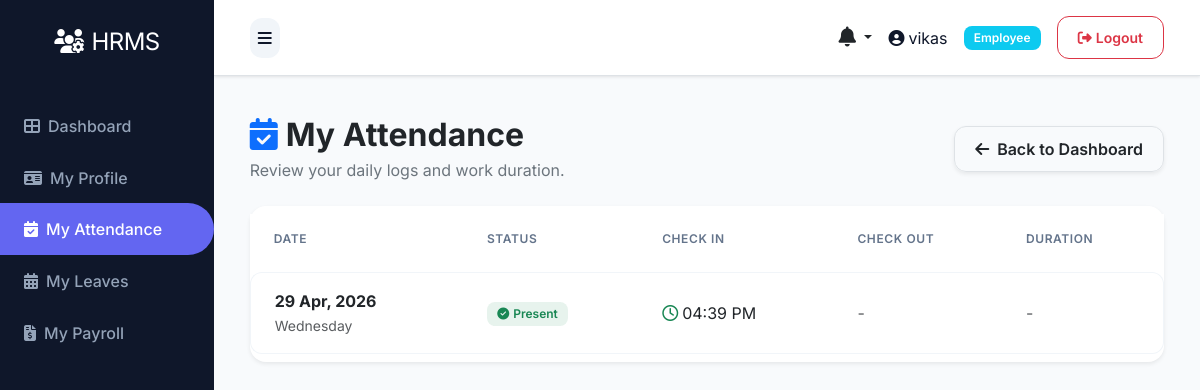
Before: /user/attendance (signed in) with the older database file.
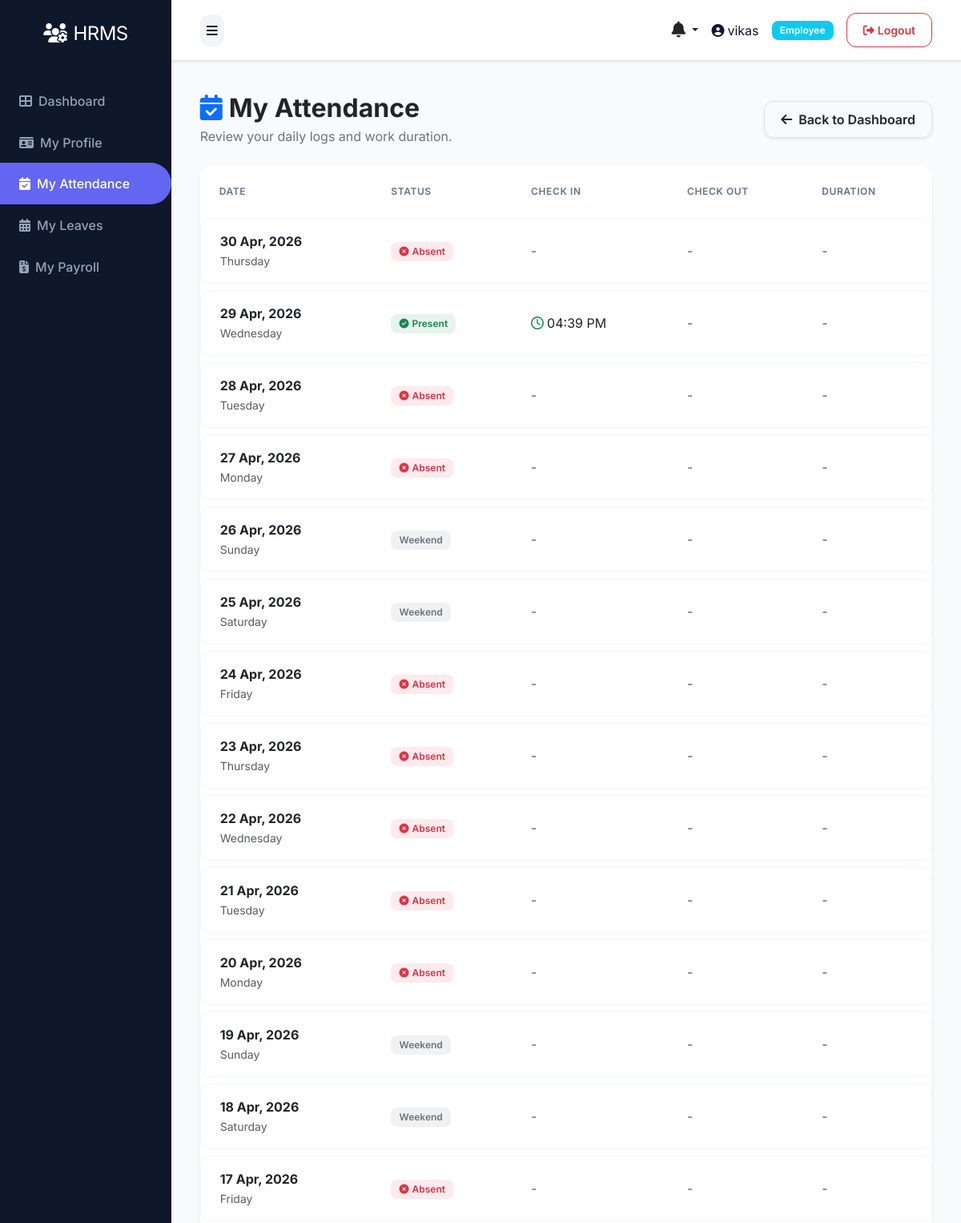
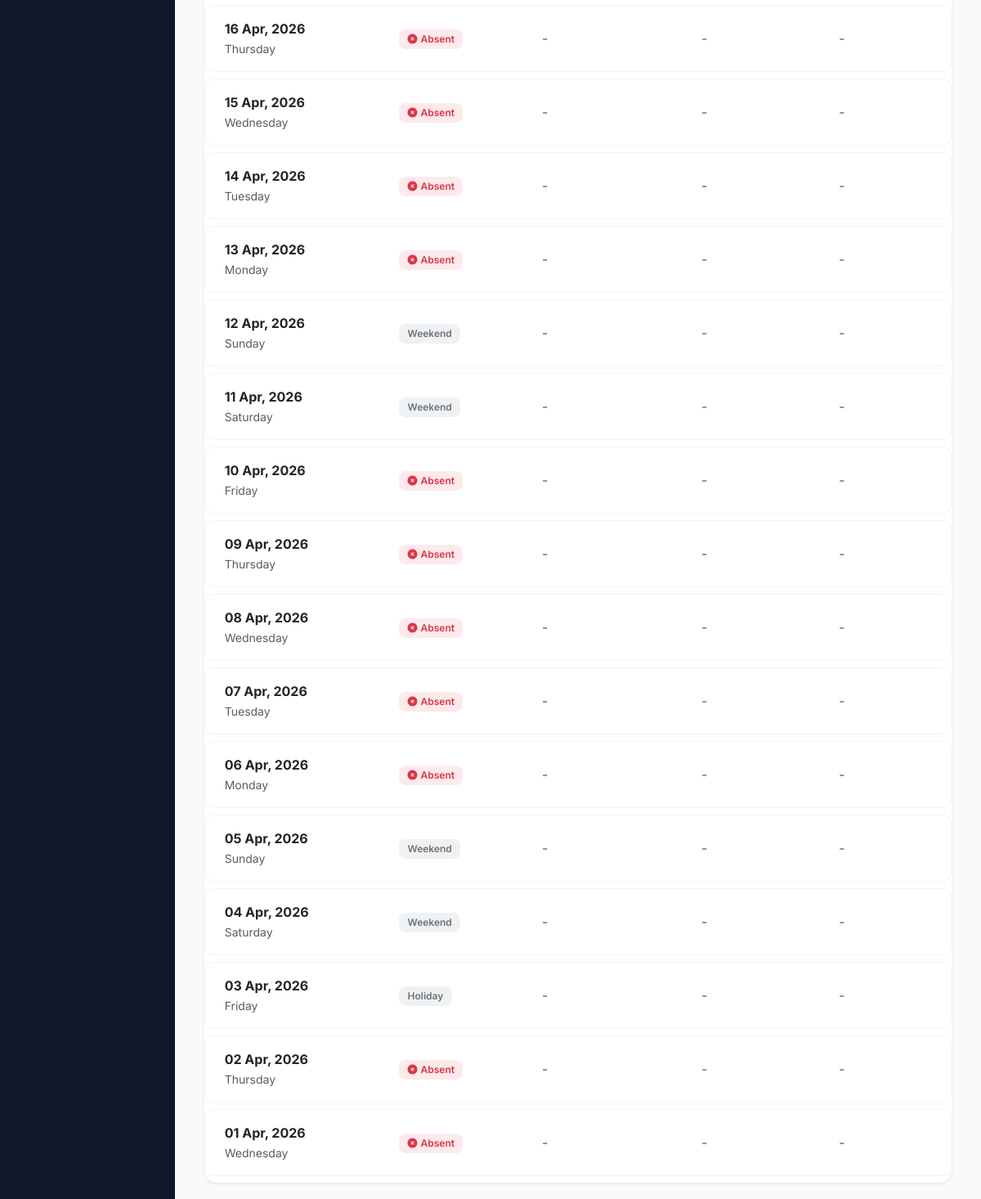
After: the same page with the newer database file (2 pictures, top to bottom).
### models.py (models this page shows)
class Attendance(db.Model):
    __tablename__ = 'attendances'
    id = db.Column(db.Integer, primary_key=True)
    employee_id = db.Column(db.Integer, db.ForeignKey('employees.id'), nullable=False)
    date = db.Column(db.Date, nullable=False)
    time_in = db.Column(db.Time)
    time_out = db.Column(db.Time)
    status = db.Column(db.String(20))  # present, absent, holiday, weekend
    description = db.Column(db.Text)  # For holiday name or other notes
    created_at = db.Column(db.DateTime, default=datetime.utcnow)
    updated_at = db.Column(db.DateTime, default=datetime.utcnow, onupdate=datetime.utcnow)

### routes/user.py (the view)
@bp.route('/attendance')
@login_required
def attendance_list():
    try:
        employee = Employee.query.filter_by(email=current_user.email).first()
    except Exception:
        employee = None
    attendances = []
    if employee:
        attendances = Attendance.query.filter_by(employee_id=employee.id).order_by(Attendance.date.desc()).all()
    return render_template('admin/user/attendance.html', attendances=attendances, employee=employee)

### app.py (called while the page is built)
@app.context_processor
def inject_now():
    return {'datetime': datetime}

@login_manager.user_loader
def load_user(user_id):
    try:
        return db.session.get(User, int(user_id))
    except Exception as e:
        app.logger.error(f'Error loading user {user_id}: {str(e)}')
        return None

@app.context_processor
def inject_user():
    pending_leaves = 0
    unread_notifications_count = 0
    recent_notifications = []
    try:
        if current_user.is_authenticated:
            if getattr(current_user, 'role', None) and current_user.role.name in ['superadmin', 'hr']:
                from models import Leave
                pending_leaves = Leave.query.filter_by(status='pending').count()
            unread_notifications_count = Notification.query.filter_by(user_id=current_user.id, is_read=False).count()
            recent_notifications = Notification.query.filter_by(user_id=current_user.id).order_by(Notification.created_at.desc()).limit(5).all()
    except Exception:
        pass
    return dict(current_user=current_user, pending_leaves=pending_leaves, unread_notifications_count=unread_notifications_count, recent_notifications=recent_notifications)

### templates/admin/user/attendance.html (shortened to what the changed rows need)
{% extends 'base.html' %}
{% block content %}
<div class="container-fluid animate-fade-in">
    <div class="row mb-4 align-items-center">
        <div class="col-md-6">
            <h2 class="fw-bold text-dark mb-1"><i class="fas fa-calendar-check text-primary me-2"></i>My Attendance</h2>
        </div>
    </div>
    <div class="card border-0 shadow-sm">
        <div class="card-body p-0">
            <div class="table-responsive">
                <table class="table table-hover align-middle mb-0">
                    <thead class="bg-light">
                        <tr>
                            <th class="ps-4">Date</th>
                            <th>Status</th>
                            <th>Check In</th>
                            <th>Check Out</th>
                            <th>Duration</th>
                        </tr>
                    </thead>
                    <tbody>
                        {% if attendances %}
                            {% for a in attendances %}
                            <tr>
                                <td class="ps-4">
                                    <div class="fw-bold text-dark">{{ a.date.strftime('%d %b, %Y') }}</div>
                                    <small class="text-muted">{{ a.date.strftime('%A') }}</small>
                                </td>
                                <td>
                                    {% if a.status == 'present' %}
                                        <span class="badge bg-success bg-opacity-10 text-success">
                                            <i class="fas fa-check-circle me-1"></i>Present
                                        </span>
                                    {% elif a.status == 'absent' %}
                                        <span class="badge bg-danger bg-opacity-10 text-danger">
                                            <i class="fas fa-times-circle me-1"></i>Absent
                                        </span>
                                    {% elif a.status == 'leave' %}
                                        <span class="badge bg-info bg-opacity-10 text-info">
                                            <i class="fas fa-calendar-alt me-1"></i>On Leave
                                        </span>
                                    {% else %}
                                        <span class="badge bg-secondary bg-opacity-10 text-secondary">
                                            {{ a.status|title }}
                                        </span>
                                    {% endif %}
                                </td>
                                <td>
                                    {% if a.time_in %}
                                        <span class="text-dark"><i class="far fa-clock text-success me-1"></i>{{ a.time_in.strftime('%I:%M %p') }}</span>
                                    {% else %}
                                        <span class="text-muted">-</span>
                                    {% endif %}
                                </td>
                                <td>
                                    {% if a.time_out %}
                                        <span class="text-dark"><i class="far fa-clock text-danger me-1"></i>{{ a.time_out.strftime('%I:%M %p') }}</span>
                                    {% else %}
                                        <span class="text-muted">-</span>
                                    {% endif %}
                                </td>
                                <td>
                                    {% if a.time_in and a.time_out %}
                                        {% set duration = (a.time_out.hour * 60 + a.time_out.minute) - (a.time_in.hour * 60 + a.time_in.minute) %}
                                        {% if duration >= 0 %}
                                            <span class="badge bg-primary bg-opacity-10 text-primary fw-bold">
                                                {{ (duration // 60) }}h {{ (duration % 60) }}m
                                            </span>
                                        {% else %}
                                            <span class="text-muted">-</span>
                                        {% endif %}
                                    {% else %}
                                        <span class="text-muted">-</span>
                                    {% endif %}
                                </td>
                            </tr>
                            {% endfor %}
                        {% endif %}
                    </tbody>
                </table>
            </div>
        </div>
    </div>
</div>
{% endblock %}

Changed rows visible on the page:
added Attendance: date "30 Apr, 2026", date "Thursday", status "absent" (drawn)
added Attendance: date "28 Apr, 2026", date "Tuesday", status "absent" (drawn)
added Attendance: date "27 Apr, 2026", date "Monday", status "absent" (drawn)
added Attendance: date "26 Apr, 2026", date "Sunday", status "Weekend"
added Attendance: date "25 Apr, 2026", date "Saturday", status "Weekend"
added Attendance: date "24 Apr, 2026", date "Friday", status "absent" (drawn)
added Attendance: date "23 Apr, 2026", date "Thursday", status "absent" (drawn)
added Attendance: date "22 Apr, 2026", date "Wednesday", status "absent" (drawn)
added Attendance: date "21 Apr, 2026", date "Tuesday", status "absent" (drawn)
added Attendance: date "20 Apr, 2026", date "Monday", status "absent" (drawn)
added Attendance: date "19 Apr, 2026", date "Sunday", status "Weekend"
added Attendance: date "18 Apr, 2026", date "Saturday", status "Weekend"
added Attendance: date "17 Apr, 2026", date "Friday", status "absent" (drawn)
added Attendance: date "16 Apr, 2026", date "Thursday", status "absent" (drawn)
added Attendance: date "15 Apr, 2026", date "Wednesday", status "absent" (drawn)
added Attendance: date "14 Apr, 2026", date "Tuesday", status "absent" (drawn)
added Attendance: date "13 Apr, 2026", date "Monday", status "absent" (drawn)
added Attendance: date "12 Apr, 2026", date "Sunday", status "Weekend"
added Attendance: date "11 Apr, 2026", date "Saturday", status "Weekend"
added Attendance: date "10 Apr, 2026", date "Friday", status "absent" (drawn)
added Attendance: date "09 Apr, 2026", date "Thursday", status "absent" (drawn)
added Attendance: date "08 Apr, 2026", date "Wednesday", status "absent" (drawn)
added Attendance: date "07 Apr, 2026", date "Tuesday", status "absent" (drawn)
added Attendance: date "06 Apr, 2026", date "Monday", status "absent" (drawn)
added Attendance: date "05 Apr, 2026", date "Sunday", status "Weekend"
added Attendance: date "04 Apr, 2026", date "Saturday", status "Weekend"
added Attendance: date "03 Apr, 2026", date "Friday", status "Holiday"
added Attendance: date "02 Apr, 2026", date "Thursday", status "absent" (drawn)
added Attendance: date "01 Apr, 2026", date "Wednesday", status "absent" (drawn)
